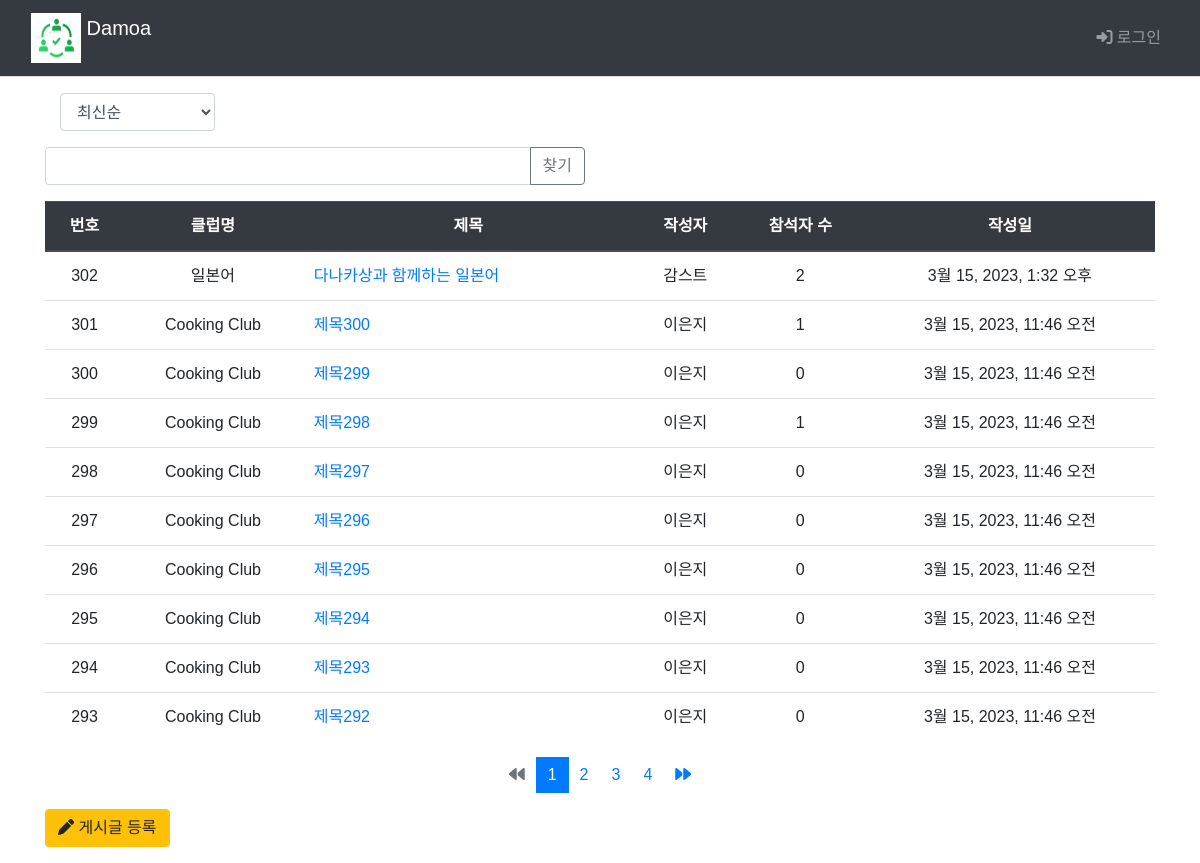
Page /main/board_list/ on the committed database.
### main/models.py (models this page shows, shortened)
class Board(models.Model):
    club = models.ForeignKey(Club, on_delete=models.CASCADE)
    author = models.ForeignKey(settings.AUTH_USER_MODEL, on_delete=models.CASCADE, default=1, null=True, related_name='author_board')
    subject = models.CharField('제목', max_length = 200,
                               help_text='게시글의 제목을 한 줄로 작성하세요.')
    content = models.TextField('내용', help_text='내용을 상세히 작성하세요.')
    create_date = models.DateTimeField('생성일')
    modify_date = models.DateTimeField(null=True, blank=True)
    voter=models.ManyToManyField(settings.AUTH_USER_MODEL, related_name='voter_board')

class Club(models.Model):
    class category(models.TextChoices):
        from django.utils.translation import gettext_lazy as _
        COOK = 'CK', _('Cook')
        CULTURE = 'CT', _('Culture')
        GAME = 'GA', _('Game')
        LANGUAGE = 'LA', _('Language')
        MUSIC = 'MU', _('Music')
        OUTDOOR = 'OD', _('Outdoor')
        SPORTS = 'SP', _('Sports')
    category = models.CharField(
        max_length=10,
        choices = category.choices,
        null=True
    )
    name=models.TextField('클럽이름')
    def __str__(self):
        return self.name

### common/models.py (models this page shows)
class CustomUser(AbstractBaseUser, PermissionsMixin) :
    email = models.EmailField(blank=True, unique=True, default='')
    username = models.CharField(max_length = 15, unique=True)
    name = models.CharField(max_length=15)
    age = models.IntegerField()
    ad = models.CharField(max_length=50)
    is_active = models.BooleanField(default=True)
    is_superuser = models.BooleanField(default=True)
    is_staff = models.BooleanField(default=True)
    date_joined = models.DateTimeField(default=timezone.now)
    last_login = models.DateTimeField(blank=True, null=True)
    objects = CustomUserManager()
    USERNAME_FIELD = 'username'
    REQUIRED_FIELD = ['name']
    class Meta :
        ordering = ['-date_joined']
        verbose_name = 'User'
        verbose_name_plural = 'User'

### main/views.py (the view, shortened to what this page needs)
# urls.py: path('main/board_list/', views.board_list, name='board_list'),
def board_list(request):
    page = request.GET.get('page', '1')  # 페이지
    kw = request.GET.get('kw', '')  # 검색어
    so = request.GET.get('so', 'recent') # 정렬 기준 / default 최신순
    if so == 'recent':
        board_list = Board.objects.order_by('-create_date')
    elif so == 'late':
        board_list = Board.objects.order_by('create_date')
    else : # 위 경우 제외 board_id 역순정렬
        board_list = Board.objects.order_by('-id')
    paginator = Paginator(board_list, 10)  # 페이지당 10개
    page_obj = paginator.get_page(page)
    context = {'board_list':page_obj, 'page':page, 'kw':kw}
    return render(request, 'main/board_list.html', context)

### main/templatetags/main_filter.py (called while the page is built)
@register.filter
def sub(value, arg):
    return value - arg

### templates/main/board_list.html (shortened to what this page needs)
{% extends 'base.html' %}
{% load static %}
{% load main_filter %}
{% block content %}
  <div class="container my-3">
  <div class="col-2">
    <select class="form-control so">
        <option value="recent" {% if so == 'recent' %}selected{% endif %}>
            최신순
        </option>
    </select>
  </div>
    <div class="row my-3">
      <div class="col-6">
        <div class="input-group">
          <input type="text" id="search_kw" class="form-control" value="{{ kw|default_if_none:'' }}">
          <div class="input-group-append">
            <button class="btn btn-outline-secondary" type="button" id="btn_search">찾기</button>
          </div>
        </div>
      </div>
    </div>
    <table class="table ">
      <thead>
        <tr class="text-center thead-dark">
          <th>번호</th>
          <th>클럽명</th>
          <th style="width:30%">제목</th>
          <th>작성자</th>
          <th>참석자 수</th>
          <th>작성일</th>
        </tr>
      </thead>
      <tbody>
        {% if board_list %}
          {% for board in board_list %}
            <tr class="text-center">
              <td>{{ board_list.paginator.count|sub:board_list.start_index|sub:forloop.counter0|add:1 }}</td>
              <td>{{ board.club }}</td>
              <td class="text-left">
                <a href="{%url 'main:detail' board.id%}">{{board.subject}}</a>
              </td>
              <td>{{board.author.name}}</td>
              <td>{{board.voter.count}}</td>
              <td>{{board.create_date}}</td>
            </tr>
          {% endfor %}
        {% else %}
          게시글이 없습니다.
        {% endif %}
      </tbody>
    </table>
    <ul class="pagination justify-content-center">
      {% if board_list.has_previous %}
        <li class="page-item">
          <a class="page-link" data-page="{{ board_list.previous_page_number }}" href="javascript:void(0)">
            <i class="fa-solid fa-backward"></i>
          </a>
        </li>
      {% else %}
        <li class="page-item disabled">
          <a class="page-link" tabindex="-1" aria-disabled="true" href="#">
            <i class="fa-solid fa-backward"></i>
          </a>
        </li>
      {% endif %}
      {% for page_number in board_list.paginator.page_range %}
        {% if page_number >= board_list.number|add:-3 and page_number <= board_list.number|add:3 %}
          {% if page_number == board_list.number %}
            <li class="page-item active" aria-current="page">
              <a class="page-link" data-page="{{ page_number }}" href="javascript:void(0)">
                {{ page_number }}
              </a>
            </li>
          {% else %}
            <li class="" page-item="page-item">
              <a class="page-link" data-page="{{ page_number }}" href="javascript:void(0)">
                {{ page_number }}
              </a>
            </li>
          {% endif %}
        {% endif %}
      {% endfor %}
      {% if board_list.has_next %}
        <li class="page-item">
          <a class="page-link" data-page="{{ board_list.next_page_number }}" href="javascript:void(0)">
            <i class="fa-solid fa-forward"></i>
          </a>
        </li>
      {% else %}
        <li class="page-item disabled">
          <a class="page-link" tabindex="-1" aria-disabled="true" href="#">
            <i class="fa-solid fa-forward"></i>
          </a>
        </li>
      {% endif %}
    </ul>
    <a href="{%url 'main:board_create' %}" class="btn btn-warning">
      <i class="fa-solid fa-pen"></i>
      게시글 등록
    </a>
  </div>
{% endblock %}

### static/style.css (style rules this page uses)
* { font-family: 'Noto Sans KR', sans-serif; }
.page-link { border: 0px; }

### rows in the picture
Board: paginator.count|sub "302", club "일본어", subject "다나카상과 함께하는 일본어", author.name "감스트", voter.count "2", create_date "3월 15, 2023, 1:32 오후"
Board: paginator.count|sub "301", club "Cooking Club", subject "제목300", author.name "이은지", voter.count "1", create_date "3월 15, 2023, 11:46 오전"
Board: paginator.count|sub "300", club "Cooking Club", subject "제목299", author.name "이은지", voter.count "0", create_date "3월 15, 2023, 11:46 오전"
Board: paginator.count|sub "299", club "Cooking Club", subject "제목298", author.name "이은지", voter.count "1", create_date "3월 15, 2023, 11:46 오전"
Board: paginator.count|sub "298", club "Cooking Club", subject "제목297", author.name "이은지", voter.count "0", create_date "3월 15, 2023, 11:46 오전"
Board: paginator.count|sub "297", club "Cooking Club", subject "제목296", author.name "이은지", voter.count "0", create_date "3월 15, 2023, 11:46 오전"
Board: paginator.count|sub "296", club "Cooking Club", subject "제목295", author.name "이은지", voter.count "0", create_date "3월 15, 2023, 11:46 오전"
Board: paginator.count|sub "295", club "Cooking Club", subject "제목294", author.name "이은지", voter.count "0", create_date "3월 15, 2023, 11:46 오전"
Board: paginator.count|sub "294", club "Cooking Club", subject "제목293", author.name "이은지", voter.count "0", create_date "3월 15, 2023, 11:46 오전"
Board: paginator.count|sub "293", club "Cooking Club", subject "제목292", author.name "이은지", voter.count "0", create_date "3월 15, 2023, 11:46 오전"

### other values in the picture
{{ page_number }} "1"
{{ page_number }} "2" "3" "4"
